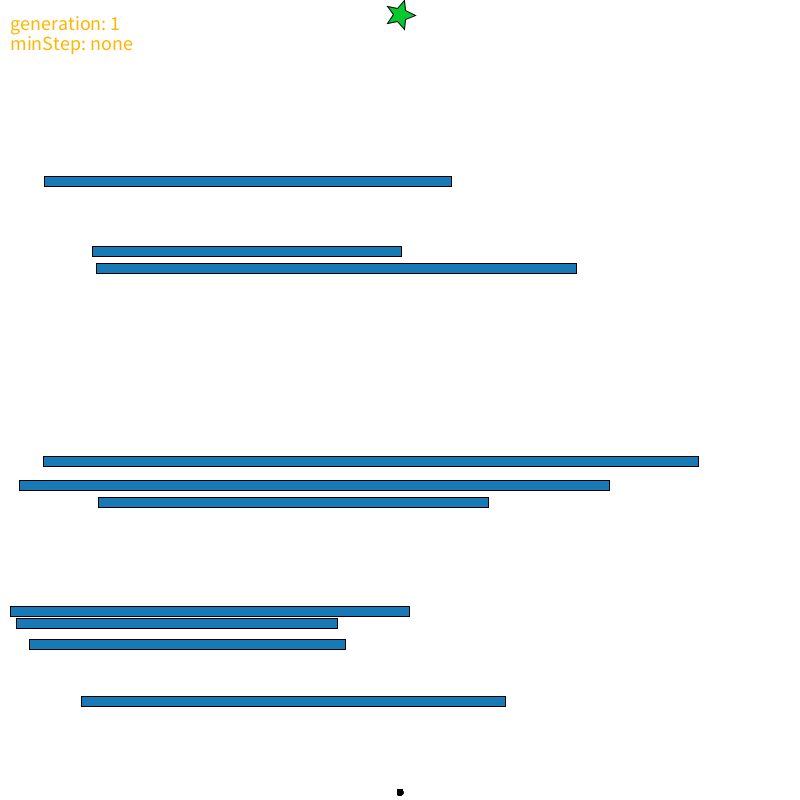
Frame 1 (no input)
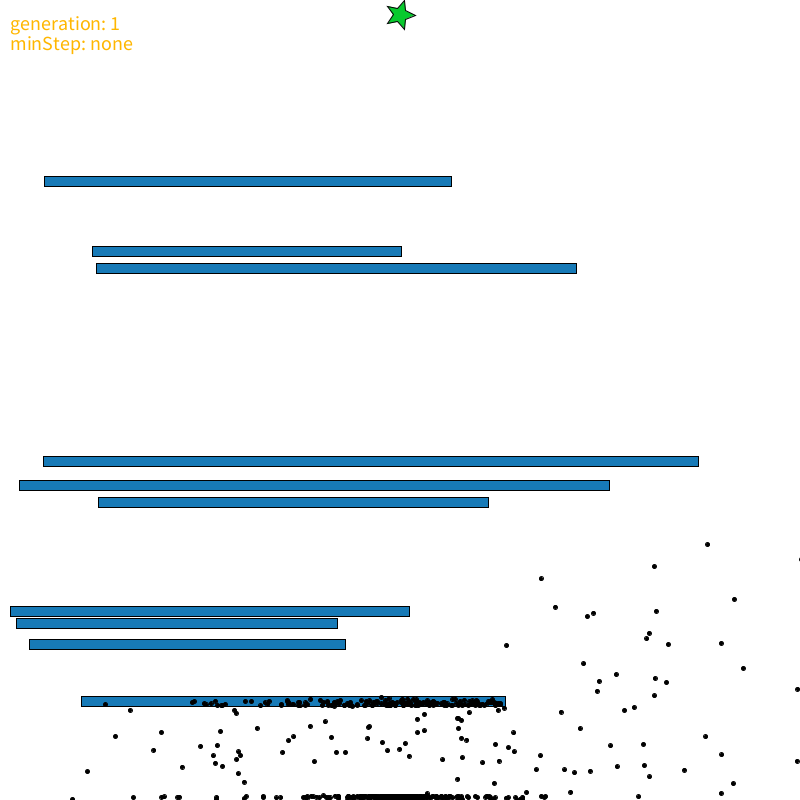
Frame 60 (the mouse pressed at the canvas centre just before this capture)
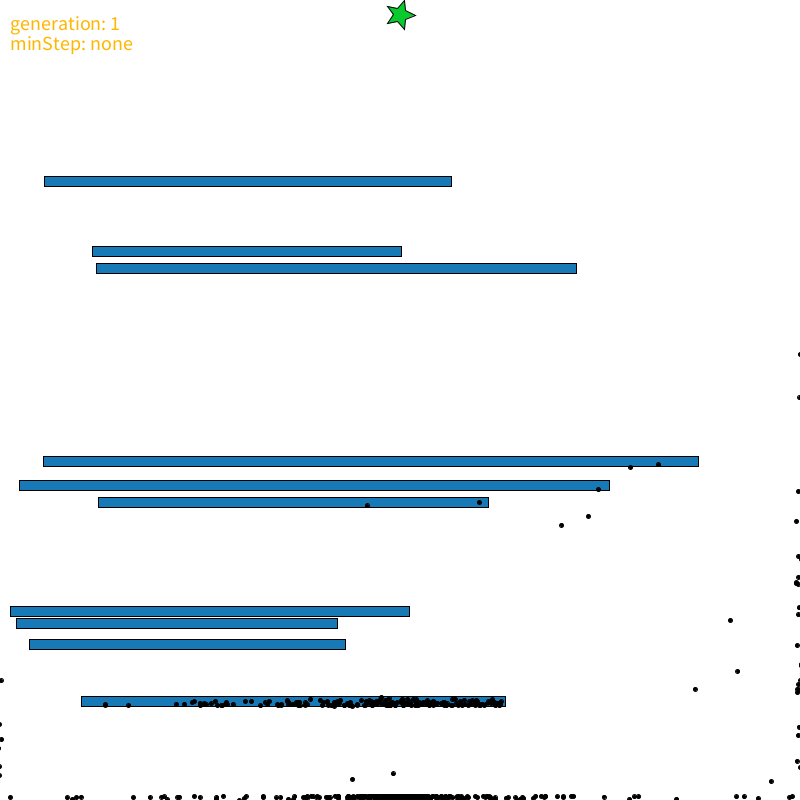
Frame 120 (the mouse held since frame 60 and released just before this capture)

The Processing sketch that drew these frames (run headless with seeded random() and noise(); from frame 60 on, the mouse is pressed at the canvas centre):

// Processing sketch: main
// ── main.pde
Population pop;
PVector goal  = new PVector(400, 15);
int frameR = 100;
int numObstacles = 10; //change this to create wanted amount of obstacles
ArrayList<Obstacle> obstacles = new ArrayList<Obstacle>();
Util util = new Util();


void setup() {
  size(800, 800); 
  frameRate(frameR);
  pop = new Population(1000);
  createObstacles();
}


void draw() { 
  background(255);
  showObstacles();
  fill(#08c92e);
  util.star(goal.x, goal.y, 7, 15, 5);
  util.printText("generation: " + pop.gen, 10, 30);
  util.printText("minStep: " + (pop.minStep != 1000? pop.minStep: "none"), 10, 50);


  if (pop.allDead()) {
    pop.calculateFitness();
    pop.naturalSelection();
    pop.mutateNewGen();
  } else {
    pop.update();
    pop.show();
  }
}

void createObstacles() {
  for (int i=0; i< numObstacles; i++) {
    Obstacle obs = new Obstacle();
    while (obs.isOverlapping(obstacles)) {
      obs = new Obstacle();
    }
    pop.addObstacle(obs);
    obstacles.add(obs);
  }
}

void showObstacles() {
  for (Obstacle obs : obstacles) {
    obs.show();
  }
}

// ── Bot.pde
class Bot {

  PVector pos;
  PVector vel;
  PVector acc;
  Movement movement;
  ArrayList<Obstacle> obstacles = new ArrayList<Obstacle>();
  boolean dead = false;
  boolean reachedGoal = false;
  boolean isBest = false;
  float fitness = 0;

  Bot() {
    movement = new Movement(1000);
    pos = new PVector(width/2, height- 8);
    vel = new PVector(0, 0);
    acc = new PVector(0, 0);
  }

  // show & move called every frame
  void show() { 
    if (isBest) {
      fill(#ff0000);
      ellipse(pos.x, pos.y, 12, 12);
    } else {
      fill(0);
      ellipse(pos.x, pos.y, 4, 4);
    }
  }


  void move() { 
    if (movement.directions.length > movement.step) {
      acc = movement.directions[movement.step];
      movement.step++;
    } else {
      dead = true;
    }
    vel.add(acc);
    vel.limit(obstacles.get(0).height); //limit speed to obstacle height or bot can go through obstacle
    pos.add(vel);
  }


  void update() {
    if (!dead && !reachedGoal) {
      move();
      if (hitObstacle() || nearEdge()) {
        dead = true;
      } else if (dist(pos.x, pos.y, goal.x, goal.y) < 5) {
        reachedGoal = true;
      }
    }
  }

  void addObstacle(Obstacle obs) {
    obstacles.add(obs);
  }

  boolean hitObstacle() {
    for (Obstacle obs : obstacles) {
      if (pos.x < obs.x + obs.width && pos.x > obs.x && pos.y > obs.y && pos.y < obs.y + obs.height) return true;
    }
    return false;
  }

  boolean nearEdge() {
    return pos.x< 4|| pos.y<4 || pos.x>width-4 || pos.y>height -4;
  }

  void calculateFitness() {
    if (reachedGoal) {
      fitness = 1.0/4.0 + 10000.0/(float)(movement.step * movement.step);
    } else {
      float distanceToGoal = dist(pos.x, pos.y, goal.x, goal.y);
      fitness = 1.0/(distanceToGoal * distanceToGoal);
    }
  }

  Bot getOffspring() {
    Bot baby = new Bot();
    baby.movement = movement.clone();
    baby.obstacles = (ArrayList<Obstacle>) obstacles.clone();
    return baby;
  }
}

// ── Button.pde
class Button {
  String label;
  float x;   
  float y;    
  float w;    
  float h;
  color c;
  
  Button(String label, float x, float y, float w, float h, color c) {
    this.label = label;
    this.x = x;
    this.y = y;
    this.w = w;
    this.h = h;
    this.c = c;
  }
  
  void show() {
    fill(c);
    //stroke(141);
    rect(x, y, w, h, 10);
    textAlign(CENTER, CENTER);
    fill(0);
    text(label, x + (w / 2), y + (h / 2));
  }
  
  boolean mouseIsOver() {
    if (mouseX > x && mouseX < (x + w) && mouseY > y && mouseY < (y + h)) {
      return true;
    }
    return false;
  }
}

// ── Movement.pde
class Movement {

  PVector[] directions;
  int step = 0;


  Movement(int size) {
    directions = new PVector[size];
    createMovement();
  }



  void createMovement() {
    for (int i = 0; i< directions.length; i++) {
      float randomAngle = random(TWO_PI);
      directions[i] = PVector.fromAngle(randomAngle);
    }
  }

  Movement clone() {
    Movement clone = new Movement(directions.length);
    for (int i = 0; i < directions.length; i++) {
      clone.directions[i] = directions[i].copy();
    }
    return clone;
  }

  void mutate() {
    float mutationRate = 0.05;
    for (int i =0; i< directions.length; i++) {
      float rand = random(1);
      if (rand < mutationRate) {
        float randomAngle = random(2*PI);
        directions[i] = PVector.fromAngle(randomAngle);
      }
    }
  }
}

// ── Obstacle.pde
class Obstacle {

  float x; 
  float y;
  float width;
  float height;
  color col = #177ab7; 


  Obstacle() {
    x = random(0, 100);
    y = random(100, 700);
    width = random(300, 750 - x);
    height = 10;
  }

  void show() {
    fill(col);
    rect(x, y, width, height);
  }

  boolean isOverlapping(Obstacle other) {
    return !(other.x > x + width || other.y + other.height <= y || x > other.x + other.width || y + height <= other.y);
  }

  boolean isOverlapping(ArrayList<Obstacle> others) {
    for (Obstacle o : others) {
      if (this.isOverlapping(o)) return true;
    }
    return false;
  }
}

// ── Population.pde
class Population {

  Bot[] bots;
  float fitnessSum;
  int gen = 1;
  int bestBotIndex = 0;
  int minStep = 1000;

  Population(int size) {
    bots = new Bot[size];
    for (int i = 0; i< size; i++) {
      bots[i] = new Bot();
    }
  }


  void show() {
    for (int i = 1; i< bots.length; i++) {
      bots[i].show();
    }
    bots[0].show();
  }

  void update() {
    for (int i = 0; i< bots.length; i++) {
      if (bots[i].movement.step > minStep) {
        bots[i].dead = true;
      } else {
        bots[i].update();
      }
    }
  }

  void calculateFitness() {
    for (int i = 0; i< bots.length; i++) {
      bots[i].calculateFitness();
    }
  }


  boolean allDead() {
    for (int i = 0; i< bots.length; i++) {
      if (!bots[i].dead && !bots[i].reachedGoal) { 
        return false;
      }
    }
    return true;
  }

  void naturalSelection() {
    Bot[] newGen = new Bot[bots.length];
    setBestBot();
    calculateFitnessSum();

    newGen[0] = bots[bestBotIndex].getOffspring();
    newGen[0].isBest = true;
    for (int i = 1; i< newGen.length; i++) {
      Bot parent = selectParent();
      newGen[i] = parent.getOffspring();
    }
    bots = newGen.clone();
    gen ++;
  }

  void mutateNewGen() {
    for (int i = 1; i< bots.length; i++) { // best bot not mutated
      bots[i].movement.mutate();
    }
  }

  void calculateFitnessSum() {
    fitnessSum = 0;
    for (int i = 0; i< bots.length; i++) {
      fitnessSum += bots[i].fitness;
    }
  }

  Bot selectParent() {
    float rand = random(fitnessSum);
    float runningSum = 0;
    for (int i = 0; i< bots.length; i++) {
      runningSum+= bots[i].fitness;
      if (runningSum > rand) {
        return bots[i];
      }
    }
    return null;
  }

  void setBestBot() {
    float max = 0;
    int maxIndex = 0;
    for (int i = 0; i< bots.length; i++) {
      if (bots[i].fitness > max) {
        max = bots[i].fitness;
        maxIndex = i;
      }
    }
    bestBotIndex = maxIndex;
    if (bots[bestBotIndex].reachedGoal) {
      minStep = bots[bestBotIndex].movement.step;
    }
  }

  void addObstacle(Obstacle obs) {
    for (int i = 0; i< bots.length; i++) {
      bots[i].addObstacle(obs);
    }
  }
}

// ── util.pde
class Util {
  color textCol = #ffb600;
  int size = 20;

  void printText(String text, int x, int y) {
    fill(textCol);
    textSize(size);
    text(text, x, y);
  }

  void printText(String text, int x, int y, int s, color c) {
    fill(c);
    textSize(s);
    text(text, x, y);
  }

  void star(float x, float y, float radius1, float radius2, int npoints) {
    float angle = TWO_PI/npoints;
    float halfAngle = angle/2.0;
    beginShape();
    for (float a = 0; a < TWO_PI; a += angle) {
      float sx = x + cos(a) * radius2;
      float sy = y + sin(a) * radius2;
      vertex(sx, sy);
      sx = x + cos(a+halfAngle) * radius1;
      sy = y + sin(a+halfAngle) * radius1;
      vertex(sx, sy);
    }
    endShape(CLOSE);
  }
}
